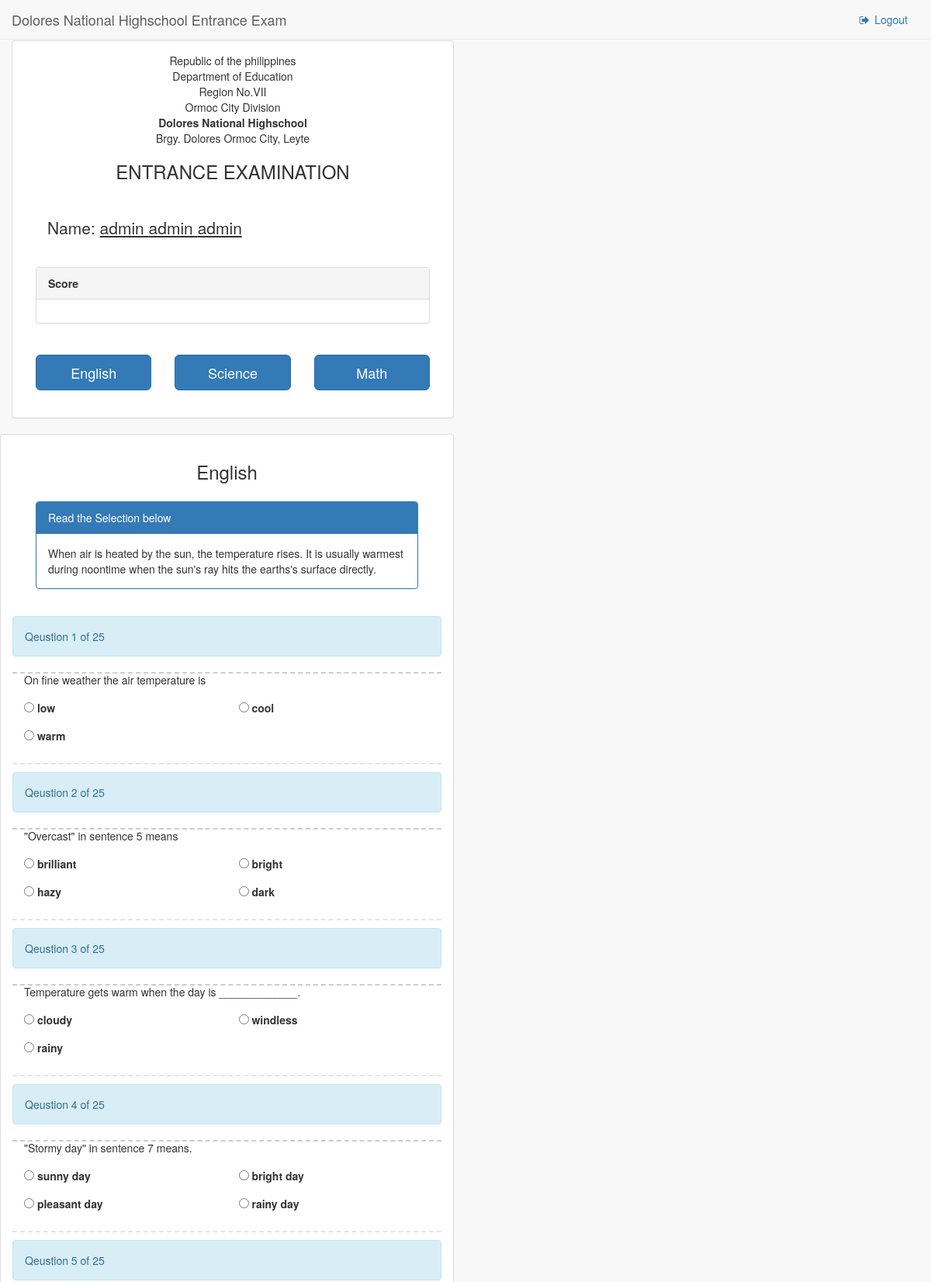
The page /pages/exams.php?id=1 (signed in, upper part) on the database its author committed.
### tables this page shows
CREATE TABLE `users` (
  `id` int(11) NOT NULL auto_increment,
  `Fname` varchar(50) NOT NULL,
  `Mname` varchar(50) NOT NULL,
  `Lname` varchar(50) NOT NULL,
  `address` varchar(500) NOT NULL,
  `Cnumber` varchar(20) NOT NULL,
  `username` varchar(50) NOT NULL,
  `password` varchar(50) NOT NULL,
  `ULevel` int(11) NOT NULL,
  `status` enum('1','0') NOT NULL default '1',
  PRIMARY KEY  (`id`)
);

CREATE TABLE `subject` (
  `id` int(11) NOT NULL auto_increment,
  `name` varchar(50) NOT NULL,
  `description` varchar(500) NOT NULL,
  PRIMARY KEY  (`id`)
);

CREATE TABLE `question_category` (
  `id` int(11) NOT NULL auto_increment,
  `subject_id` int(11) NOT NULL,
  `name` varchar(100) NOT NULL,
  `description` varchar(3000) NOT NULL,
  `image_url` varchar(500) NOT NULL,
  PRIMARY KEY  (`id`),
  UNIQUE KEY `name` (`name`)
);

CREATE TABLE `questions` (
  `id` int(11) NOT NULL auto_increment,
  `subject_id` int(11) NOT NULL,
  `question` varchar(1000) NOT NULL,
  `image_url` varchar(500) NOT NULL,
  PRIMARY KEY  (`id`)
);

CREATE TABLE `answers` (
  `id` int(11) NOT NULL auto_increment,
  `question_id` int(11) NOT NULL,
  `text` varchar(500) NOT NULL,
  `correct` enum('1','0') NOT NULL default '0',
  PRIMARY KEY  (`id`)
);

### pages/exams.php (the view, shortened to what this page needs)
<?php session_start();
$count = 0;
?>
<!DOCTYPE html>
<html lang="en">
<head>
    <link href="../bower_components/bootstrap/dist/css/bootstrap.min.css" rel="stylesheet">
    <link href="../bower_components/metisMenu/dist/metisMenu.min.css" rel="stylesheet">
    <link href="../dist/css/sb-admin-2.css" rel="stylesheet">
    <link href="../bower_components/font-awesome/css/font-awesome.min.css" rel="stylesheet" type="text/css">
</head>
<body>
    <div id="wrapper">
        <nav class="navbar navbar-default navbar-static-top" role="navigation" style="margin-bottom: 0">
            <div class="navbar-header">
                <a class="navbar-brand" href="index.php">Dolores National Highschool Entrance Exam</a>
            </div>
            <ul class="nav navbar-top-links navbar-right">
                <li><a href="../php/logout.php"><i class="fa fa-sign-out fa-fw"></i> Logout</a>
                </li>
            </ul>
        </nav>
            <div class="container-fluid">
                <div class="row">
                    <div class="col-lg-12">
                    </div>
                </div>
                <div class="row">
                    <div class="col-lg-6">
                        <div class="panel panel-default">
                            <div class="panel-body">
                               <center>
                                 <p >
                                    Republic of the philippines
                                    <br>
                                    Department of Education
                                    <br>
                                    Region No.VII
                                    <br>
                                    Ormoc City Division
                                    <br>
                                    <b> Dolores National Highschool</b>
                                    <br>
                                    Brgy. Dolores Ormoc City, Leyte
                                    <br>
                                    <h3> ENTRANCE EXAMINATION  </h3>
                                </p>
                            </center>
                                <div class="row show-grid">
                                    <div class="panel-body">
                                        <div class="panel-body">
                                            <?php
                                                $result = mysql_query("SELECT * FROM users WHERE id = '".$_SESSION['user_id']."'");
                                                $row = mysql_fetch_array($result);
                                                echo "<p class='lead'>Name: <u>".$row['Fname']." ".$row['Mname']." ".$row['Lname']."</u> </p>";
                                            ?>
                                        </div>
                                        <div class="panel panel-default">
                                            <div class="panel-heading">
                                                <b>Score</b>
                                            </div>
                                            <div class="panel-body">
                                            </div>
                                        </div>
                                    </div>
                                    <?php
                                        $result = mysql_query("SELECT * FROM subject  WHERE  NOT EXISTS(SELECT * FROM students WHERE user_id = '".$_SESSION['user_id']."' AND  subject.id = students.subject_id)") or die("Error: ". mysql_error());
                                        if(mysql_num_rows($result) > 0)
                                        {
                                            while ($row = mysql_fetch_array($result))
                                            {
                                        ?>
                                             <div class="col-md-4">
                                                <a href="?id=<?php echo $row['id'] ?>"> <button type="button" class="btn btn-primary btn-lg btn-block"><?php echo $row['name'] ?> </button></a>
                                             </div>
                                        <?php
                                            }
                                        }
                                         ?>
                                    </div>
                                </div>
                            </div>
                        </div>
                    </div>
                </div>
                <?php
                    if(isset($_GET['id']) && $_GET['id'] != "")
                    {
                ?>
                <div class="row">
                    <div class="col-lg-6">
                        <div class="panel panel-default">
                            <form action="exams.php" method="post">
                                <div class="panel-body">
                                    <center>
                                       <h3>
                                        <?php
                                            $result = mysql_query("SELECT * FROM subject WHERE id ='".$_GET['id']."'");
                                            $row = mysql_fetch_array($result);
                                            echo $row['name'];
                                        ?>
                                       </h3>
                                    </center>
                                <?php
                                    $result = mysql_query("SELECT * FROM subject WHERE id = '".$_GET['id']."' AND NOT EXISTS(SELECT * FROM students WHERE user_id = '".$_SESSION['user_id']."' AND subject.id = students.subject_id)") or die("Error: ". mysql_error());
                                    if(mysql_num_rows($result) > 0)
                                    {
                                        $result1 = mysql_query("SELECT * FROM question_category WHERE subject_id = '".$_GET['id']."'   ORDER BY RAND()");
                                        if (mysql_num_rows($result1) > 0)
                                        {
                                            while ($row1 = mysql_fetch_array($result1))
                                            {
                                ?>
                                                 <div class="panel-body">
                                                    <div class="col-lg-12">
                                                        <div class="panel panel-primary">
                                                            <div class="panel-heading">
                                                                Read the Selection below
                                                            </div>
                                                            <div class="panel-body">
                                                                <?php echo $row1['description']; ?>
                                                            </div>
                                                        </div>
                                                    </div>
                                                </div>
                                            <?php
                                                $result2 = mysql_query("SELECT * FROM question_joint WHERE quest_cat_id = '".$row1['id']."'  ORDER BY RAND()");
                                                if (mysql_num_rows($result2) > 0)
                                                {
                                                    while ($row2 = mysql_fetch_array($result2))
                                                    {
                                                        $result3 = mysql_query("SELECT * FROM questions WHERE subject_id = '".$_GET['id']."' AND id = '".$row2['question_id']."'");
                                                        if(mysql_num_rows($result3) > 0)
                                                        {
                                                             while ($row3 = mysql_fetch_array($result3))
                                                             {
                                                                $count++;
                                            ?>
                                                                    <div class="alert alert-info">
                                                                        Qeustion <?php echo $count; ?> of
                                                                        <?php
                                                                            $result37 = mysql_query("SELECT * FROM questions WHERE subject_id = '".$_GET['id']."'");
                                                                            echo   $totalQuestion = mysql_num_rows($result37);
                                                                        ?>
                                                                    </div>
                                                                    <div class="col-lg-12">
                                                                        <p ><?php echo $row3['question']; ?></p>
                                                                    </div>
                                                                    <p style="border-bottom: 2px dashed #cccccc;margin-top: 1px;"></p>
                                                                    <div class="row show-grid">
                                                                        <?php
                                                                            $result4 = mysql_query("SELECT * FROM answers WHERE question_id = '".$row3['id']."' ORDER BY RAND()");
                                                                            while ($row4 = mysql_fetch_array($result4))
                                                                            {
                                                                        ?>
                                                                                <div class="col-xs-6">
                                                                                    <input type="radio" name="answer<?php echo $count; ?>[<?php echo $count; ?>]" id="optionsRadiosInline" value="<?php echo $row4['id']; ?>" >
                                                                                    <label><?php echo $row4['text']; ?></label>
                                                                                </div>
                                                                        <?php
                                                                            }
                                                                        ?>
                                                                    </div>
                                                                     <p style="border-bottom: 2px dashed #e6e6e6;margin-top: 1px;"></p>
                                    <?php
                                                             }
                                                        }
                                                    }
                                                }
                                            }
                                        }
                                    ?>
                                <?php
                                    }
                                 ?>
                                </div>
                            </form>
                        </div>
                    </div>
                </div>
                <?php
                    }
                ?>
            </div>
</body>
</html>

### rows shown on the page
users: Fname "admin", Mname "admin", Lname "admin"
subject: name "English"
subject: name "Science"
subject: name "Math"
question_category: description "When air is heated by the sun, the temperature rises. It is usually warmest during noontime when the sun's ray hits the earths's surface directly."
questions: result37 "25", question "On fine weather the air temperature is"
answers: text "low"
answers: text "cool"
answers: text "warm"
questions: result37 "25", question "\"Overcast\" in sentence 5 means"
answers: text "brilliant"
answers: text "bright"
answers: text "hazy"
answers: text "dark"
questions: result37 "25", question "Temperature gets warm when the day is _____________."
answers: text "cloudy"
answers: text "windless"
answers: text "rainy"
questions: result37 "25", question "\"Stormy day\" in sentence 7 means."
answers: text "sunny day"
answers: text "bright day"
answers: text "pleasant day"
answers: text "rainy day"
questions: result37 "25"
